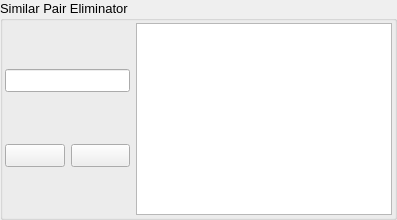
         <widget class="QGroupBox" name="groupBox_3">
          <property name="font">
           <font>
            <pointsize>10</pointsize>
            <kerning>true</kerning>
           </font>
          </property>
          <property name="title">
           <string>Similar Pair Eliminator</string>
          </property>
          <layout class="QVBoxLayout" name="verticalLayout_5">
           <property name="leftMargin">
            <number>2</number>
           </property>
           <property name="topMargin">
            <number>2</number>
           </property>
           <property name="rightMargin">
            <number>2</number>
           </property>
           <property name="bottomMargin">
            <number>2</number>
           </property>
           <item>
            <layout class="QHBoxLayout" name="horizontalLayout_6" stretch="3,0">
             <item>
              <layout class="QVBoxLayout" name="verticalLayout_6">
               <item>
                <widget class="QLineEdit" name="input13"/>
               </item>
               <item>
                <layout class="QHBoxLayout" name="horizontalLayout_7">
                 <item>
                  <widget class="QPushButton" name="plusBtn13">
                   <property name="text">
                    <string/>
                   </property>
                   <property name="icon">
                    <iconset>
                     <normaloff>assets/plus.png</normaloff>assets/plus.png</iconset>
                   </property>
                  </widget>
                 </item>
                 <item>
                  <widget class="QPushButton" name="deleteBtn13">
                   <property name="text">
                    <string/>
                   </property>
                   <property name="icon">
                    <iconset>
                     <normaloff>assets/delete.png</normaloff>assets/delete.png</iconset>
                   </property>
                  </widget>
                 </item>
                </layout>
               </item>
              </layout>
             </item>
             <item>
              <widget class="QListWidget" name="list13"/>
             </item>
            </layout>
           </item>
          </layout>
         </widget>
